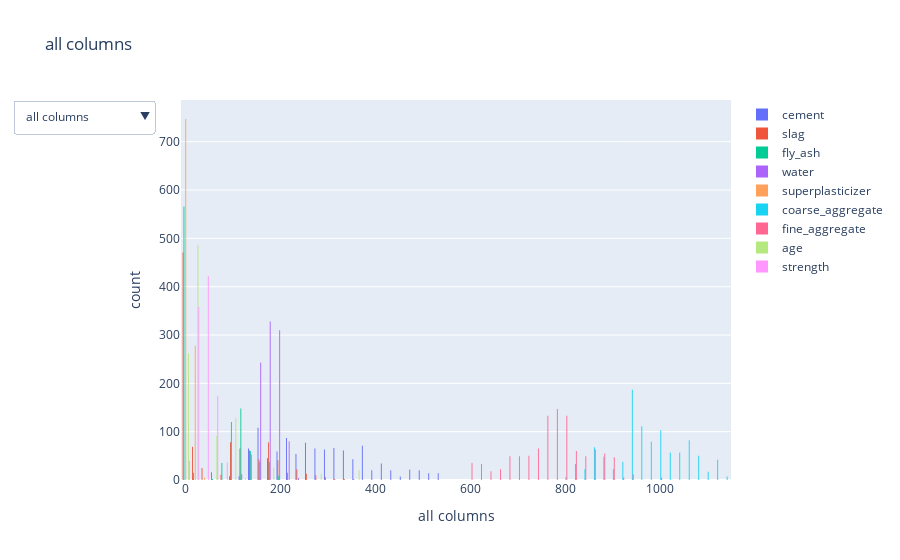

This figure's notebook cell:
### Code cell
from plotly_class import InteractivePlot

my_plots = InteractivePlot(raw)
fig = my_plots.histogram()
fig.show()

### Figure 1 — Plotly figure (JSON) as saved in the notebook; plotly's stock layout.template omitted (floating-point values rounded to 4 significant figures; data arrays with more than 128 entries replaced by an {"elided": "..."} marker saying what was removed)
{"data": [{"name": "cement", "type": "histogram", "x": {"elided": "1030 float values"}}, {"name": "slag", "type": "histogram", "x": {"elided": "1030 float values"}}, {"name": "fly_ash", "type": "histogram", "x": {"elided": "1030 float values"}}, {"name": "water", "type": "histogram", "x": {"elided": "1030 float values"}}, {"name": "superplasticizer", "type": "histogram", "x": {"elided": "1030 float values"}}, {"name": "coarse_aggregate", "type": "histogram", "x": {"elided": "1030 float values"}}, {"name": "fine_aggregate", "type": "histogram", "x": {"elided": "1030 float values"}}, {"name": "age", "type": "histogram", "x": {"elided": "1030 int values"}}, {"name": "strength", "type": "histogram", "x": {"elided": "1030 float values"}}], "layout": {"bargap": 0.15, "title": {"text": "all columns"}, "updatemenus": [{"buttons": [{"args": [{"visible": [true, true, true, true, true, true, true, true, true]}, {"title": "all columns", "xaxis": {"title": "all columns"}, "yaxis": {"title": "count"}}], "label": "all columns", "method": "update"}, {"args": [{"visible": [true, false, false, false, false, false, false, false, false]}, {"title": "distribution of cement", "xaxis": {"title": "cement"}, "yaxis": {"title": "count"}}], "label": "cement", "method": "update"}, {"args": [{"visible": [false, true, false, false, false, false, false, false, false]}, {"title": "distribution of slag", "xaxis": {"title": "slag"}, "yaxis": {"title": "count"}}], "label": "slag", "method": "update"}, {"args": [{"visible": [false, false, true, false, false, false, false, false, false]}, {"title": "distribution of fly_ash", "xaxis": {"title": "fly_ash"}, "yaxis": {"title": "count"}}], "label": "fly_ash", "method": "update"}, {"args": [{"visible": [false, false, false, true, false, false, false, false, false]}, {"title": "distribution of water", "xaxis": {"title": "water"}, "yaxis": {"title": "count"}}], "label": "water", "method": "update"}, {"args": [{"visible": [false, false, false, false, true, false, false, false, false]}, {"title": "distribution of superplasticizer", "xaxis": {"title": "superplasticizer"}, "yaxis": {"title": "count"}}], "label": "superplasticizer", "method": "update"}, {"args": [{"visible": [false, false, false, false, false, true, false, false, false]}, {"title": "distribution of coarse_aggregate", "xaxis": {"title": "coarse_aggregate"}, "yaxis": {"title": "count"}}], "label": "coarse_aggregate", "method": "update"}, {"args": [{"visible": [false, false, false, false, false, false, true, false, false]}, {"title": "distribution of fine_aggregate", "xaxis": {"title": "fine_aggregate"}, "yaxis": {"title": "count"}}], "label": "fine_aggregate", "method": "update"}, {"args": [{"visible": [false, false, false, false, false, false, false, true, false]}, {"title": "distribution of age", "xaxis": {"title": "age"}, "yaxis": {"title": "count"}}], "label": "age", "method": "update"}, {"args": [{"visible": [false, false, false, false, false, false, false, false, true]}, {"title": "distribution of strength", "xaxis": {"title": "strength"}, "yaxis": {"title": "count"}}], "label": "strength", "method": "update"}]}], "xaxis": {"title": {"text": "all columns"}}, "yaxis": {"title": {"text": "count"}}}}
